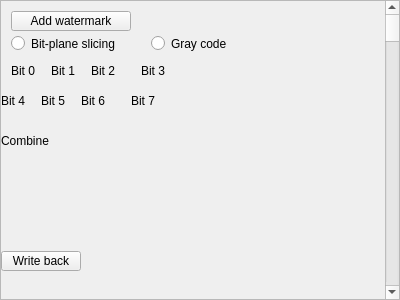
<?xml version="1.0" encoding="UTF-8"?>
<ui version="4.0">
 <class>subBPS</class>
 <widget class="QWidget" name="subBPS">
  <property name="geometry">
   <rect>
    <x>0</x>
    <y>0</y>
    <width>400</width>
    <height>300</height>
   </rect>
  </property>
  <property name="windowTitle">
   <string>Bit-plane slicing</string>
  </property>
  <widget class="QScrollArea" name="scrollArea">
   <property name="geometry">
    <rect>
     <x>0</x>
     <y>0</y>
     <width>400</width>
     <height>300</height>
    </rect>
   </property>
   <property name="minimumSize">
    <size>
     <width>0</width>
     <height>0</height>
    </size>
   </property>
   <property name="verticalScrollBarPolicy">
    <enum>Qt::ScrollBarAsNeeded</enum>
   </property>
   <property name="widgetResizable">
    <bool>true</bool>
   </property>
   <widget class="QWidget" name="scrollAreaWidgetContents">
    <property name="geometry">
     <rect>
      <x>0</x>
      <y>0</y>
      <width>384</width>
      <height>30000</height>
     </rect>
    </property>
    <property name="minimumSize">
     <size>
      <width>0</width>
      <height>30000</height>
     </size>
    </property>
    <widget class="QLabel" name="label1">
     <property name="geometry">
      <rect>
       <x>50</x>
       <y>60</y>
       <width>40</width>
       <height>20</height>
      </rect>
     </property>
     <property name="text">
      <string>Bit 1</string>
     </property>
    </widget>
    <widget class="QLabel" name="labelImg4">
     <property name="geometry">
      <rect>
       <x>110</x>
       <y>110</y>
       <width>20</width>
       <height>20</height>
      </rect>
     </property>
     <property name="text">
      <string/>
     </property>
    </widget>
    <widget class="QLabel" name="label5">
     <property name="geometry">
      <rect>
       <x>40</x>
       <y>90</y>
       <width>40</width>
       <height>20</height>
      </rect>
     </property>
     <property name="text">
      <string>Bit 5</string>
     </property>
    </widget>
    <widget class="QLabel" name="labelImg8">
     <property name="geometry">
      <rect>
       <x>0</x>
       <y>150</y>
       <width>20</width>
       <height>20</height>
      </rect>
     </property>
     <property name="text">
      <string/>
     </property>
    </widget>
    <widget class="QLabel" name="label4">
     <property name="geometry">
      <rect>
       <x>0</x>
       <y>90</y>
       <width>40</width>
       <height>20</height>
      </rect>
     </property>
     <property name="text">
      <string>Bit 4</string>
     </property>
    </widget>
    <widget class="QLabel" name="labelImg6">
     <property name="geometry">
      <rect>
       <x>130</x>
       <y>130</y>
       <width>20</width>
       <height>20</height>
      </rect>
     </property>
     <property name="text">
      <string/>
     </property>
    </widget>
    <widget class="QLabel" name="labelImg1">
     <property name="geometry">
      <rect>
       <x>60</x>
       <y>60</y>
       <width>20</width>
       <height>20</height>
      </rect>
     </property>
     <property name="text">
      <string/>
     </property>
    </widget>
    <widget class="QLabel" name="labelImg2">
     <property name="geometry">
      <rect>
       <x>70</x>
       <y>70</y>
       <width>20</width>
       <height>20</height>
      </rect>
     </property>
     <property name="text">
      <string/>
     </property>
    </widget>
    <widget class="QPushButton" name="pushButtonWB">
     <property name="geometry">
      <rect>
       <x>0</x>
       <y>250</y>
       <width>80</width>
       <height>20</height>
      </rect>
     </property>
     <property name="text">
      <string>Write back</string>
     </property>
    </widget>
    <widget class="QLabel" name="label2">
     <property name="geometry">
      <rect>
       <x>90</x>
       <y>60</y>
       <width>40</width>
       <height>20</height>
      </rect>
     </property>
     <property name="text">
      <string>Bit 2</string>
     </property>
    </widget>
    <widget class="QLabel" name="labelImg7">
     <property name="geometry">
      <rect>
       <x>140</x>
       <y>140</y>
       <width>20</width>
       <height>20</height>
      </rect>
     </property>
     <property name="text">
      <string/>
     </property>
    </widget>
    <widget class="QLabel" name="label0">
     <property name="geometry">
      <rect>
       <x>10</x>
       <y>60</y>
       <width>40</width>
       <height>20</height>
      </rect>
     </property>
     <property name="text">
      <string>Bit 0</string>
     </property>
    </widget>
    <widget class="QLabel" name="label3">
     <property name="geometry">
      <rect>
       <x>140</x>
       <y>60</y>
       <width>40</width>
       <height>20</height>
      </rect>
     </property>
     <property name="text">
      <string>Bit 3</string>
     </property>
    </widget>
    <widget class="QLabel" name="labelImg0">
     <property name="geometry">
      <rect>
       <x>0</x>
       <y>70</y>
       <width>20</width>
       <height>20</height>
      </rect>
     </property>
     <property name="text">
      <string/>
     </property>
    </widget>
    <widget class="QLabel" name="labelImg3">
     <property name="geometry">
      <rect>
       <x>100</x>
       <y>100</y>
       <width>20</width>
       <height>20</height>
      </rect>
     </property>
     <property name="text">
      <string/>
     </property>
    </widget>
    <widget class="QRadioButton" name="radioButtonBit">
     <property name="geometry">
      <rect>
       <x>10</x>
       <y>30</y>
       <width>130</width>
       <height>25</height>
      </rect>
     </property>
     <property name="text">
      <string>Bit-plane slicing</string>
     </property>
    </widget>
    <widget class="QLabel" name="label8">
     <property name="geometry">
      <rect>
       <x>0</x>
       <y>130</y>
       <width>70</width>
       <height>20</height>
      </rect>
     </property>
     <property name="text">
      <string>Combine</string>
     </property>
    </widget>
    <widget class="QLabel" name="labelImg5">
     <property name="geometry">
      <rect>
       <x>120</x>
       <y>120</y>
       <width>20</width>
       <height>20</height>
      </rect>
     </property>
     <property name="text">
      <string/>
     </property>
    </widget>
    <widget class="QPushButton" name="pushButton">
     <property name="geometry">
      <rect>
       <x>10</x>
       <y>10</y>
       <width>120</width>
       <height>20</height>
      </rect>
     </property>
     <property name="text">
      <string>Add watermark</string>
     </property>
    </widget>
    <widget class="QRadioButton" name="radioButtonGray">
     <property name="geometry">
      <rect>
       <x>150</x>
       <y>30</y>
       <width>90</width>
       <height>25</height>
      </rect>
     </property>
     <property name="text">
      <string>Gray code</string>
     </property>
    </widget>
    <widget class="QLabel" name="label6">
     <property name="geometry">
      <rect>
       <x>80</x>
       <y>90</y>
       <width>40</width>
       <height>20</height>
      </rect>
     </property>
     <property name="text">
      <string>Bit 6</string>
     </property>
    </widget>
    <widget class="QLabel" name="label7">
     <property name="geometry">
      <rect>
       <x>130</x>
       <y>90</y>
       <width>40</width>
       <height>20</height>
      </rect>
     </property>
     <property name="text">
      <string>Bit 7</string>
     </property>
    </widget>
   </widget>
  </widget>
 </widget>
 <resources/>
 <connections/>
</ui>
